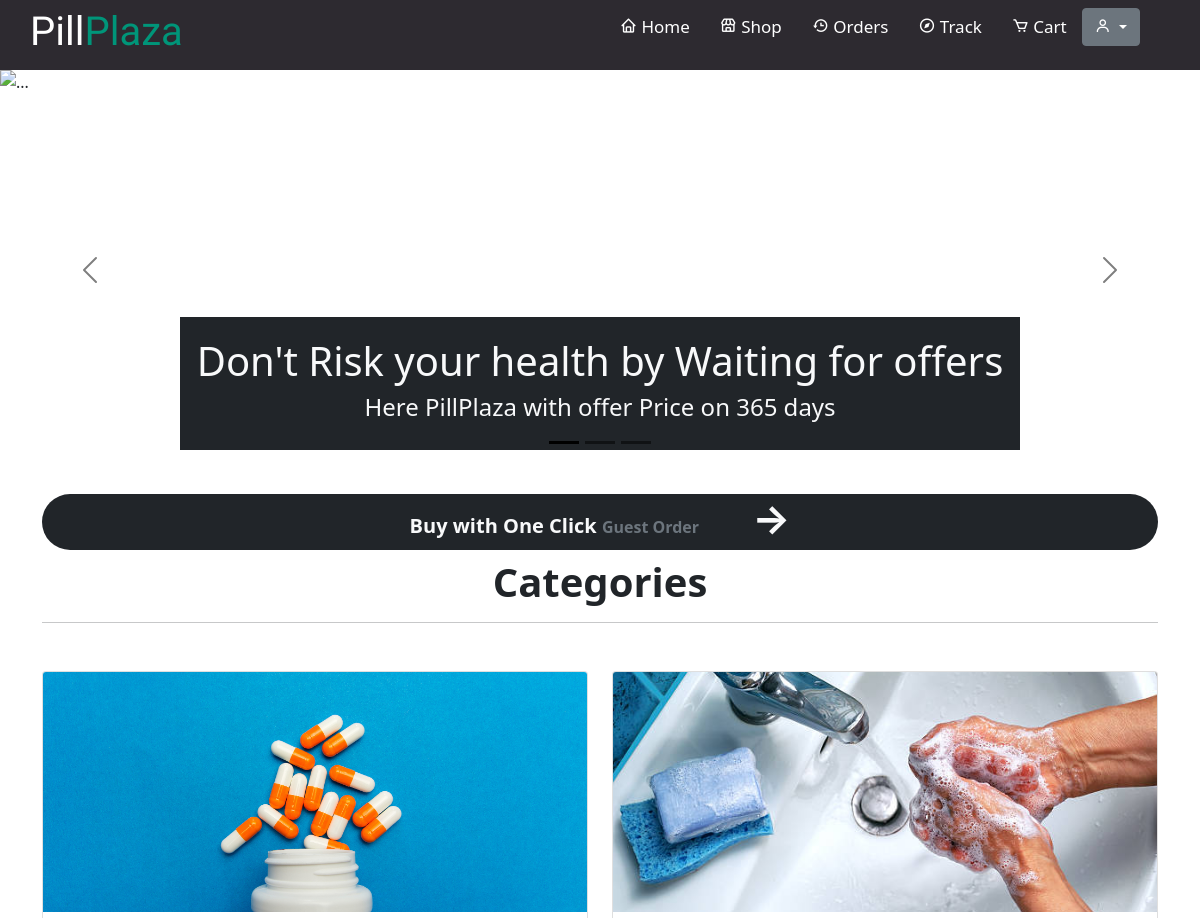
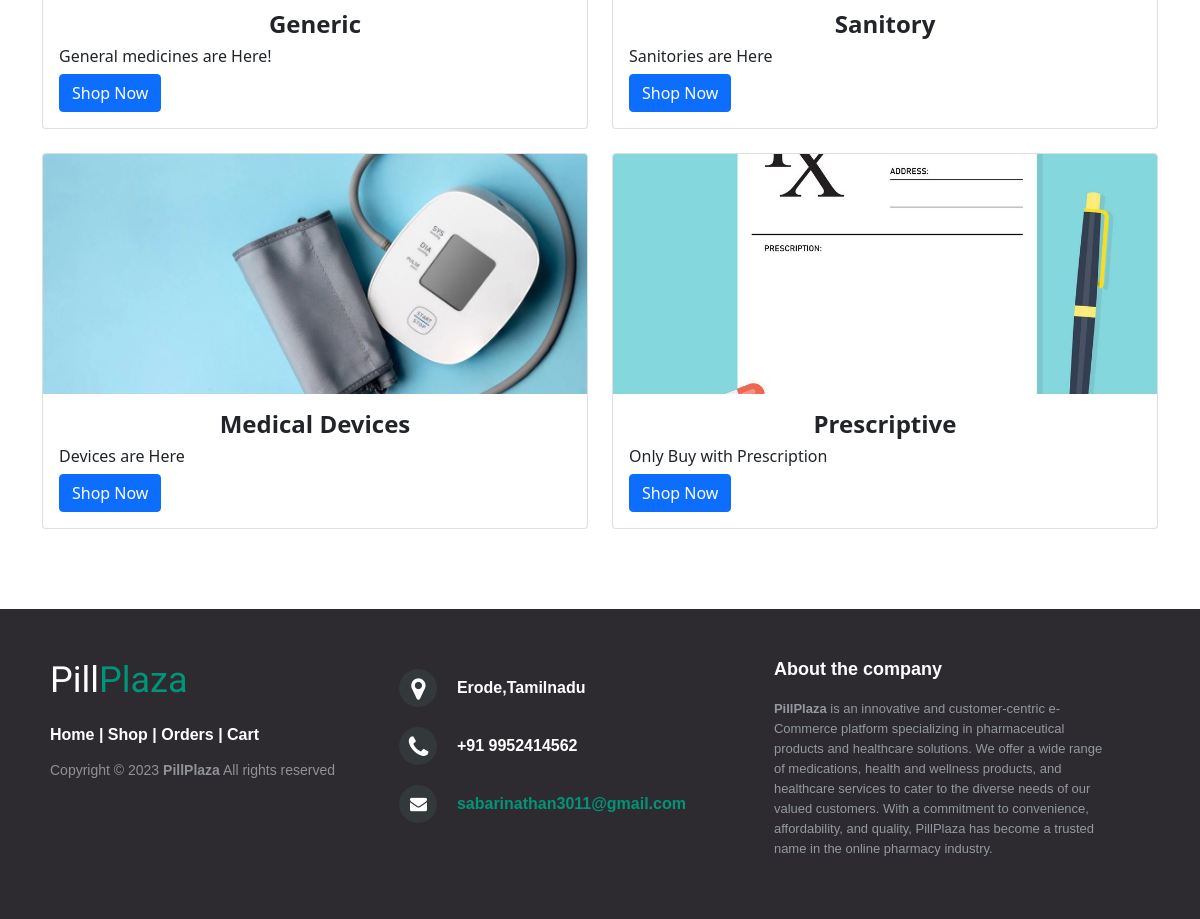
The page / on the database its author committed (2 pictures, top to bottom).
### app/models.py (models this page shows, shortened)
class Category(models.Model):
    name=models.CharField(max_length=50,null=False,blank=False)
    image=models.ImageField(upload_to=getCategoryFileName,null=False,blank=False)
    description=models.TextField(max_length=150,null=False,blank=False)
    statusHide=models.BooleanField(default=False,help_text="1-hide , 0-display")
    created_at=models.DateTimeField(auto_now_add=True)
    class Meta:
        ordering = ['created_at']
        verbose_name = "Category"
        verbose_name_plural = "Categories"

### app/views.py (the view)
# urls.py: path('',views.home,name="home"),
def home(req):
    category=Category.objects.filter(statusHide=0)
    return render(req,"landing.html",{"category" :category})

### app/templates/landing.html (shortened to what this page needs)
<!DOCTYPE html>
{% extends 'base.html' %}
{% block content %}
<html lang="en">
  <head>
    {% load static %}
    <link href="https://cdn.jsdelivr.net/npm/bootstrap@5.0.2/dist/css/bootstrap.min.css" rel="stylesheet">
    <link rel="stylesheet" href="{% static 'css/lander.css'%}">
</head>
<body onload="noback()">
  <div id="opener">
</div>
    <div id="carouselExampleDark" class="carousel carousel-dark slide">
      <div class="carousel-indicators">
        <button type="button" data-bs-target="#carouselExampleDark" data-bs-slide-to="0" class="active" aria-current="true" aria-label="Slide 1"></button>
        <button type="button" data-bs-target="#carouselExampleDark" data-bs-slide-to="1" aria-label="Slide 2"></button>
        <button type="button" data-bs-target="#carouselExampleDark" data-bs-slide-to="2" aria-label="Slide 3"></button>
      </div>
      <div class="carousel-inner">
        <div class="carousel-item active" data-bs-interval="2000">
          <img src="{% static 'ImportantImg/1.jpg'%}" class="d-block w-100" alt="...">
          <div class="carousel-caption d-none bg-dark opacity-25 text-light d-md-block"  >
            <h1 class="">Don't Risk your health by Waiting for offers</h1>
            <h4>Here PillPlaza with offer Price on 365 days </h4>
          </div>
        </div>
      </div>
      <button class="carousel-control-prev" type="button" data-bs-target="#carouselExampleDark" data-bs-slide="prev">
        <span class="carousel-control-prev-icon" aria-hidden="true"></span>
      </button>
      <button class="carousel-control-next" type="button" data-bs-target="#carouselExampleDark" data-bs-slide="next">
        <span class="carousel-control-next-icon" aria-hidden="true"></span>
      </button>
    </div>
<div class="container mt-4 ">
  <a href="/guestreg" class="text-decoration-none">
    <div class="container bg-dark rounded-pill text-center mb-2 w-100 ">
      <h5 class="text-light fw-bold pb-2 m-0">Buy with One Click <span class="fs-6 text-secondary"> Guest Order</span> <span class="fs-1 mt-2 ms-5 fw-bold"> &rarr; </span> </h5>
    </div>
  </a>
  <h1 class="text-center fw-bold">Categories</h1>
  <hr>
  <div class="row row-cols-1 row-cols-md-2 g-4 mt-4">
    {% for item in category %}
    <div class="col">
      <a class="text-decoration-none text-dark"href="{% url 'shop' item.pk %}">
      <div class="card h-100">
        <img src="{{item.image.url}}" class="card-img-top" alt="{{item.name}}">
        <div class="card-body">
          <h4 class="card-title text-center fw-bold">{{item.name}}</h4>
          <h6 class="card-text">{{item.description}}</h6>
          <a href="{% url 'shop' item.pk %}" class="btn btn-primary mt-2">Shop Now</a>
        </div>
      </div>
    </a>
    </div>
    {% endfor %}
    </div>
  </div>
</body>
</html>
{% endblock  %}

### app/static/css/lander.css (style rules this page uses)
#opener { height: 70px; }
#carouselExampleDark .carousel-item img { object-fit:cover; object-position: center; overflow: hidden; height: 50vh; }
.carousel-caption { background-color: rgba(245, 239, 239, 0.3); }
.card img { object-fit:cover; object-position: center; overflow: hidden; height: 30vh; }
a { text-decoration: none; }

### rows shown on the page
Category: image (picture), name "Generic", description "General medicines are Here!"
Category: image (picture), name "Sanitory", description "Sanitories are Here"
Category: image (picture), name "Medical Devices", description "Devices are Here"
Category: image (picture), name "Prescriptive", description "Only Buy with Prescription"
